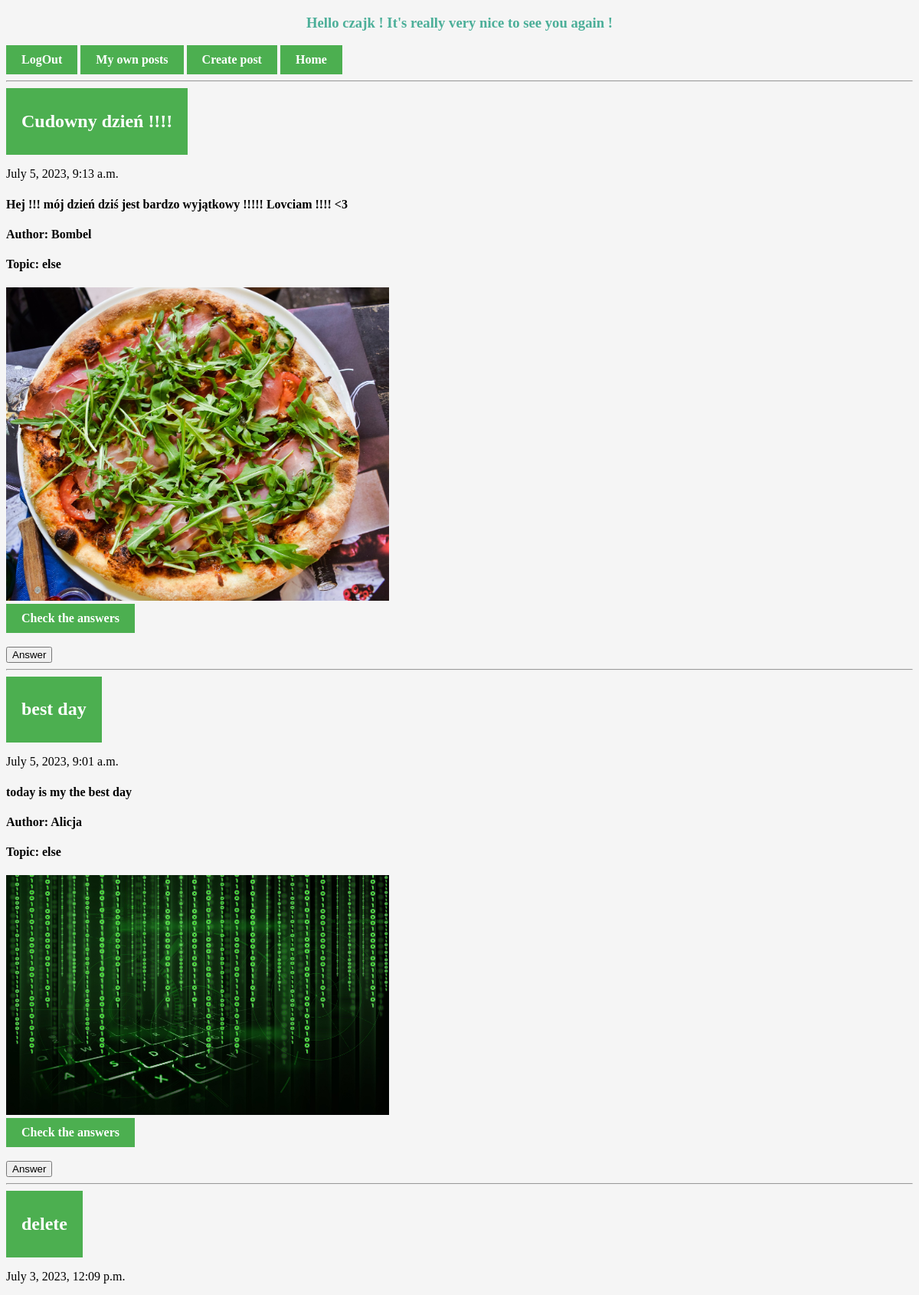
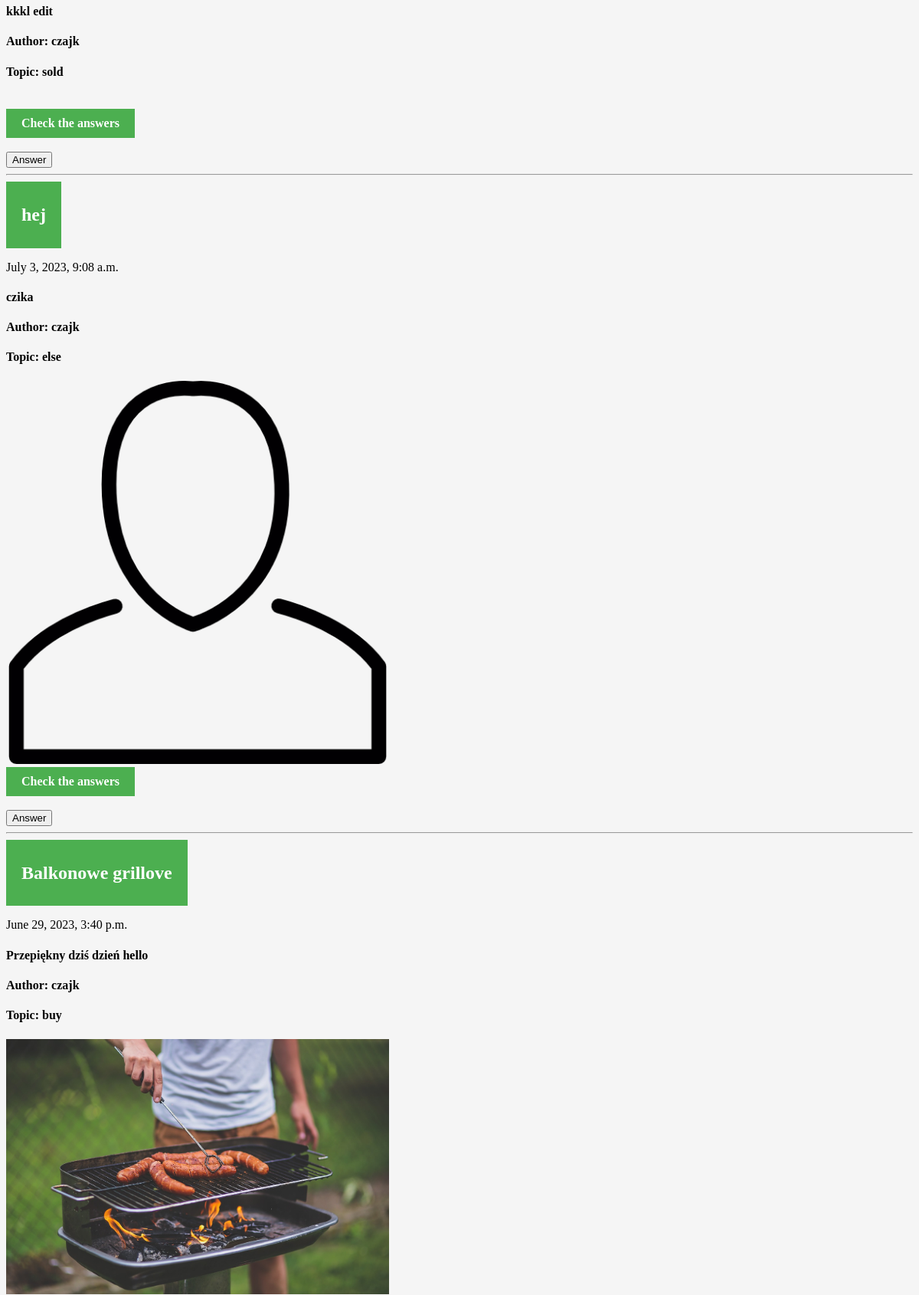
The app's page /post/ (signed in, upper part) with its own data (2 pictures, top to bottom).
### Registration/models.py (models this page shows, shortened)
class Posts(models.Model):
    title = models.CharField(max_length=200)
    dec = models.TextField(blank=True)
    createDate = models.DateTimeField(auto_now_add=True) # automatically filled by Django during creation
    published = models.BooleanField()
    image = models.ImageField(upload_to='images/',blank=True)
    user = models.ForeignKey(User, on_delete=models.CASCADE) # Creating many to many relationship with User model
    topics = [
        ('', 'Wybierz temat'),
        ('sold', 'Sprzedam'),
        ('buy', 'Kupię'),
        ('rent', 'Wypożyczę'),
        ('look', 'Szukam'),
        ('else', 'Inne'),
    ]
    topic = models.CharField(max_length=4, choices=topics, default='')

### Registration/views.py (the view)
# urls.py: path('post/', views.post, name='post'),
def post(request):
    posts = Posts.objects.all().order_by('-createDate')
    return render(request, 'post.html', {'posts':posts})

### Registration/TEMPLATES/post.html (shortened to what this page needs)
{% extends 'base.html' %}
{% block content %}
    {% for post in posts%}
<hr>
    <a href="{% url 'detailPost' post.id %}"><h2>{{post.title}}</h2></a>
    <p>{{post.createDate}}</p>
    <h4>{{post.dec}}</h4>
    <h4>Author: {{post.user}}</h4>
    <h4>Topic: {{post.topic}} </h4>
    {% if post.image %}
        <img src="{{post.image.url}}" alt="photo" style="width: 500px">
    {% endif %}
    <br>
    <a href="{% url 'detailPost' post.id %}">Check the answers</a>
    <br>
    <br>
    <form action="{% url 'createAnswerPost' post.id %}">
        <button type="submit">Answer</button>
    </form>
    {% endfor %}
{% endblock content %}

### baseTemplates/base.html (shortened to what this page needs)
{% load static %}
<!DOCTYPE html>
<html lang="pl">
<head>
    <link rel="stylesheet" href="{% static 'MainUser/css/base.css' %}">
</head>
<body>
    {% if user.is_authenticated %}
        <h3>Hello {{user}} ! It's really very nice to see you again !</h3>
        <a href="{% url 'logOutUser' %}">LogOut</a>
        <a href="{% url 'myOwn' %}">My own posts</a>
        <a href="{% url 'createNewPosts' %}">Create post</a>
    {% else %}
        <a href="{% url 'register' %}">Registration</a>
        <a href="{% url 'logUser' %}">LogIn</a>
    {% endif %}
    <a href="{% url 'post' %}">Home</a>
    {% block content %}
    {% endblock content %}
</body>
</html>

### MainUser/static/MainUser/css/base.css (style rules this page uses)
a { font-weight: bold; }
a:link, a:visited { background-color: #4CAF50; color: white; padding: 10px 20px; text-align: center; text-decoration: none; display: inline-block; }
body { background-color: whitesmoke; }
h3 { color: #4caf99; text-align: center; }

### records on screen
Posts: title "Cudowny dzień !!!!", createDate "July 5, 2023, 9:13 a.m.", dec "Hej !!! mój dzień dziś jest bardzo wyjątkowy !!!!! Lovciam !!!! <3", user "Bombel", topic "else", image (picture)
Posts: title "best day", createDate "July 5, 2023, 9:01 a.m.", dec "today is my the best day", user "Alicja", topic "else", image (picture)
Posts: title "delete", createDate "July 3, 2023, 12:09 p.m.", dec "kkkl edit", user "czajk", topic "sold"
Posts: title "hej", createDate "July 3, 2023, 9:08 a.m.", dec "czika", user "czajk", topic "else", image (placeholder picture)
Posts: title "Balkonowe grillove", createDate "June 29, 2023, 3:40 p.m.", dec "Przepiękny dziś dzień hello", user "czajk", topic "buy", image (picture)

### other values on screen
{{ user }} "czajk"
